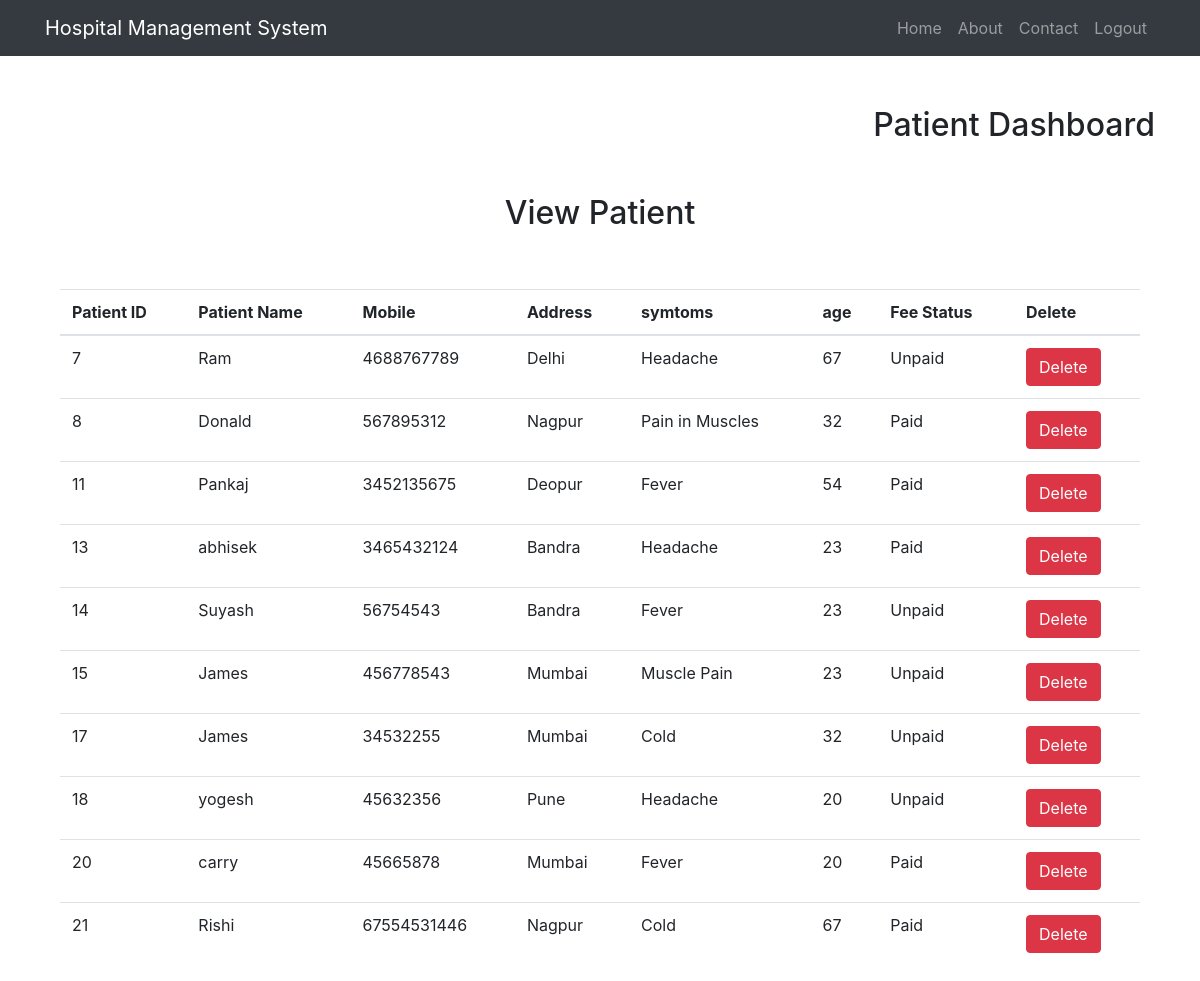
Page /view_patient/ (signed in) on the committed database.
### hospital/models.py (models this page shows, shortened)
class Patient(models.Model):
    name=models.CharField(max_length=50)
    mobile=models.IntegerField()
    address=models.CharField(max_length=150)
    symptoms=models.CharField(default='none',max_length=150)
    age=models.IntegerField(default=0)
    fees=models.CharField(max_length=30,default='Unpaid')

### hospital/views.py (the view)
# urls.py: path('view_patient/',views.view_patient,name='view_patient'),
def view_patient(request):
    if not request.user.is_staff:
        return redirect('hospital:login')
    doc = Patient.objects.all()
    d={'doc':doc}
    return render(request,'view_patient.html',d)

### templates/view_patient.html
{% extends 'navbar.html' %}
{% block body %}
<div class="container" style="margin-top:50px">
    <h2 class="text-center">View Patient</h2>
    <br><br>
    <table class="table table-hover">
        <thead>
            <tr>
                <th>Patient ID</th>
                <th>Patient Name</th>
                <th>Mobile</th>
                <th>Address</th>
                <th>symtoms</th>
                <th>age</th>
                <th>Fee Status</th>
                <th>Delete</th>
            </tr>
        </thead>
        <tbody>
        {% for i in doc %}
            <tr>
                <td>{{i.id}}</td>
                <td>{{i.name}}</td>
                <td>{{i.mobile}}</td>
                <td>{{i.address}}</td>
                <td>{{i.symptoms}}</td>
                <td>{{i.age}}</td>
                <td>{{i.fees}}</td>
                <td><a href="{% url 'hospital:delete_patient' i.id %}" onclick="return confirm('Are Sure?')" class="btn btn-danger">Delete</a></td>
            </tr>
        {% endfor %}
        </tbody>
    </table>
{% endblock %}

### templates/navbar.html (shortened to what this page needs)
{% load static %}
<html>
    <head>
        <link rel="stylesheet" href="https://maxcdn.bootstrapcdn.com/bootstrap/4.3.1/css/bootstrap.min.css">
        <link rel="stylesheet" href="https://use.fontawesome.com/releases/v5.6.3/css/all.css"></head>
        <link rel="stylesheet" type="text/css" href="{% static mystyle.css %}">
    </head>
    <nav class="navbar navbar-expand-sm bg-dark navbar-dark">
        <div class="container">
        <a class="navbar-brand" href="#">Hospital Management System</a>
        <div class="collapse navbar-collapse" id="myMenu">
            <ul class="navbar-nav text-center ml-auto">
                {% if user.username == 'hr' or user.username == 'receptionist' %}
                    <li class="nav-item"><a class="nav-link" href="{% url 'hospital:home' %}">Home</a></li>
                {% else %}
                <li class="nav-item"><a class="nav-link" href="{% url 'hospital:home' %}">Home</a></li>
                {% endif %}
                <li class="nav-item"><a class="nav-link" href="{% url 'hospital:aboutus' %}">About</a></li>
                <li class="nav-item"><a class="nav-link" href="{% url 'hospital:contact' %}">Contact</a></li>
                {% if user.is_authenticated %}
                <li class="nav-item"><a class="nav-link" href="{% url 'hospital:logout' %}">Logout</a></li>
                {% endif %}
            </ul>
        </div>
        </div>
    </nav>
    <div class="container" style="margin-top:50px">
        {% if request.user.username == 'hr' %}
            <h2 class="text-right">HR Dashboard</h2>
        {% elif request.user.username == 'receptionist' %}
            <h2 class="text-right">Receptionist Dashboard</h2>
        {% elif not user.is_authenticated%}
            <h2 class="text-right"></h2>
        {% else %}
        <h2 class="text-right">Patient Dashboard</h2>
        {% endif %}
    {% block body %}
    {% endblock %}
</html>

### rows in the picture
Patient: id "7", name "Ram", mobile "4688767789", address "Delhi", symptoms "Headache", age "67", fees "Unpaid"
Patient: id "8", name "Donald", mobile "567895312", address "Nagpur", symptoms "Pain in Muscles", age "32", fees "Paid"
Patient: id "11", name "Pankaj", mobile "3452135675", address "Deopur", symptoms "Fever", age "54", fees "Paid"
Patient: id "13", name "abhisek", mobile "3465432124", address "Bandra", symptoms "Headache", age "23", fees "Paid"
Patient: id "14", name "Suyash", mobile "56754543", address "Bandra", symptoms "Fever", age "23", fees "Unpaid"
Patient: id "15", name "James", mobile "456778543", address "Mumbai", symptoms "Muscle Pain", age "23", fees "Unpaid"
Patient: id "17", name "James", mobile "34532255", address "Mumbai", symptoms "Cold", age "32", fees "Unpaid"
Patient: id "18", name "yogesh", mobile "45632356", address "Pune", symptoms "Headache", age "20", fees "Unpaid"
Patient: id "20", name "carry", mobile "45665878", address "Mumbai", symptoms "Fever", age "20", fees "Paid"
Patient: id "21", name "Rishi", mobile "67554531446", address "Nagpur", symptoms "Cold", age "67", fees "Paid"
